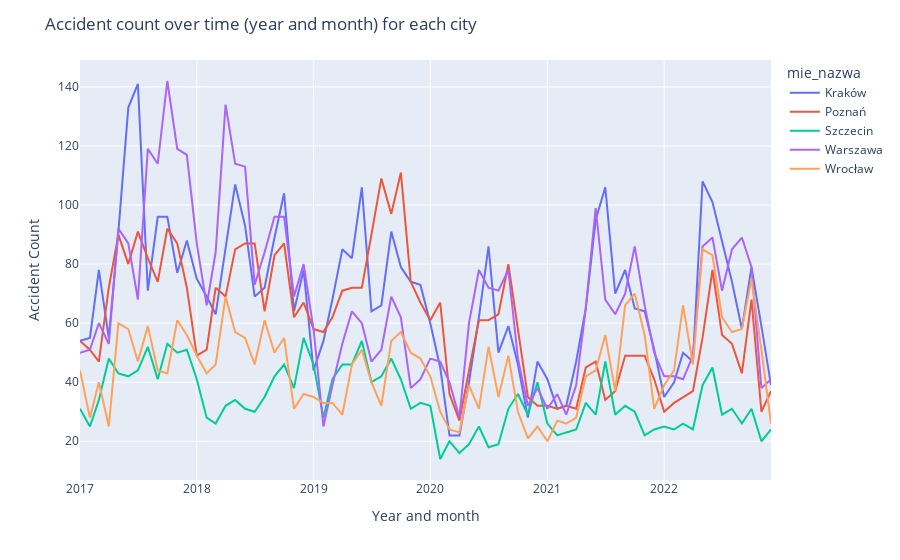

The notebook cell saved with this chart:
### Code cell
fig = px.line(accidents_count, x="year_month", y="accident_count", color="mie_nazwa")
fig.update_layout(
    title="Accident count over time (year and month) for each city",
    xaxis_title="Year and month",
    yaxis_title="Accident Count",
)
fig.show()

### Figure 1 — Plotly figure (JSON) as saved in the notebook; plotly's stock layout.template omitted (floating-point values rounded to 4 significant figures)
{"data": [{"hovertemplate": "mie_nazwa=Kraków<br>year_month=%{x}<br>accident_count=%{y}<extra></extra>", "legendgroup": "Kraków", "line": {"color": "#636efa", "dash": "solid"}, "marker": {"symbol": "circle"}, "mode": "lines", "name": "Kraków", "orientation": "v", "showlegend": true, "type": "scatter", "x": ["2017-1", "2017-2", "2017-3", "2017-4", "2017-5", "2017-6", "2017-7", "2017-8", "2017-9", "2017-10", "2017-11", "2017-12", "2018-1", "2018-2", "2018-3", "2018-4", "2018-5", "2018-6", "2018-7", "2018-8", "2018-9", "2018-10", "2018-11", "2018-12", "2019-1", "2019-2", "2019-3", "2019-4", "2019-5", "2019-6", "2019-7", "2019-8", "2019-9", "2019-10", "2019-11", "2019-12", "2020-1", "2020-2", "2020-3", "2020-4", "2020-5", "2020-6", "2020-7", "2020-8", "2020-9", "2020-10", "2020-11", "2020-12", "2021-1", "2021-2", "2021-3", "2021-4", "2021-5", "2021-6", "2021-7", "2021-8", "2021-9", "2021-10", "2021-11", "2021-12", "2022-1", "2022-2", "2022-3", "2022-4", "2022-5", "2022-6", "2022-7", "2022-8", "2022-9", "2022-10", "2022-11", "2022-12"], "xaxis": "x", "y": [54, 55, 78, 55, 91, 133, 141, 71, 96, 96, 77, 88, 75, 69, 63, 85, 107, 93, 69, 72, 89, 104, 64, 78, 44, 54, 68, 85, 82, 106, 64, 66, 91, 79, 74, 73, 60, 45, 22, 22, 40, 62, 86, 50, 59, 46, 28, 47, 41, 31, 32, 47, 65, 95, 106, 70, 78, 65, 64, 51, 35, 40, 50, 47, 108, 101, 88, 74, 58, 79, 59, 39], "yaxis": "y"}, {"hovertemplate": "mie_nazwa=Poznań<br>year_month=%{x}<br>accident_count=%{y}<extra></extra>", "legendgroup": "Poznań", "line": {"color": "#EF553B", "dash": "solid"}, "marker": {"symbol": "circle"}, "mode": "lines", "name": "Poznań", "orientation": "v", "showlegend": true, "type": "scatter", "x": ["2017-1", "2017-2", "2017-3", "2017-4", "2017-5", "2017-6", "2017-7", "2017-8", "2017-9", "2017-10", "2017-11", "2017-12", "2018-1", "2018-2", "2018-3", "2018-4", "2018-5", "2018-6", "2018-7", "2018-8", "2018-9", "2018-10", "2018-11", "2018-12", "2019-1", "2019-2", "2019-3", "2019-4", "2019-5", "2019-6", "2019-7", "2019-8", "2019-9", "2019-10", "2019-11", "2019-12", "2020-1", "2020-2", "2020-3", "2020-4", "2020-5", "2020-6", "2020-7", "2020-8", "2020-9", "2020-10", "2020-11", "2020-12", "2021-1", "2021-2", "2021-3", "2021-4", "2021-5", "2021-6", "2021-7", "2021-8", "2021-9", "2021-10", "2021-11", "2021-12", "2022-1", "2022-2", "2022-3", "2022-4", "2022-5", "2022-6", "2022-7", "2022-8", "2022-9", "2022-10", "2022-11", "2022-12"], "xaxis": "x", "y": [54, 51, 47, 72, 90, 80, 91, 82, 74, 92, 87, 72, 49, 51, 72, 69, 85, 87, 87, 64, 83, 87, 62, 67, 58, 57, 62, 71, 72, 72, 90, 109, 97, 111, 74, 67, 61, 67, 36, 27, 44, 61, 61, 63, 80, 57, 35, 32, 32, 31, 32, 31, 45, 47, 34, 37, 49, 49, 49, 41, 30, 33, 35, 37, 55, 78, 56, 53, 43, 68, 30, 37], "yaxis": "y"}, {"hovertemplate": "mie_nazwa=Szczecin<br>year_month=%{x}<br>accident_count=%{y}<extra></extra>", "legendgroup": "Szczecin", "line": {"color": "#00cc96", "dash": "solid"}, "marker": {"symbol": "circle"}, "mode": "lines", "name": "Szczecin", "orientation": "v", "showlegend": true, "type": "scatter", "x": ["2017-1", "2017-2", "2017-3", "2017-4", "2017-5", "2017-6", "2017-7", "2017-8", "2017-9", "2017-10", "2017-11", "2017-12", "2018-1", "2018-2", "2018-3", "2018-4", "2018-5", "2018-6", "2018-7", "2018-8", "2018-9", "2018-10", "2018-11", "2018-12", "2019-1", "2019-2", "2019-3", "2019-4", "2019-5", "2019-6", "2019-7", "2019-8", "2019-9", "2019-10", "2019-11", "2019-12", "2020-1", "2020-2", "2020-3", "2020-4", "2020-5", "2020-6", "2020-7", "2020-8", "2020-9", "2020-10", "2020-11", "2020-12", "2021-1", "2021-2", "2021-3", "2021-4", "2021-5", "2021-6", "2021-7", "2021-8", "2021-9", "2021-10", "2021-11", "2021-12", "2022-1", "2022-2", "2022-3", "2022-4", "2022-5", "2022-6", "2022-7", "2022-8", "2022-9", "2022-10", "2022-11", "2022-12"], "xaxis": "x", "y": [31, 25, 34, 48, 43, 42, 44, 52, 41, 53, 50, 51, 41, 28, 26, 32, 34, 31, 30, 35, 42, 46, 38, 55, 46, 28, 41, 46, 46, 54, 40, 42, 48, 41, 31, 33, 32, 14, 20, 16, 19, 25, 18, 19, 31, 36, 29, 40, 26, 22, 23, 24, 33, 29, 47, 29, 32, 30, 22, 24, 25, 24, 26, 24, 39, 45, 29, 31, 26, 31, 20, 24], "yaxis": "y"}, {"hovertemplate": "mie_nazwa=Warszawa<br>year_month=%{x}<br>accident_count=%{y}<extra></extra>", "legendgroup": "Warszawa", "line": {"color": "#ab63fa", "dash": "solid"}, "marker": {"symbol": "circle"}, "mode": "lines", "name": "Warszawa", "orientation": "v", "showlegend": true, "type": "scatter", "x": ["2017-1", "2017-2", "2017-3", "2017-4", "2017-5", "2017-6", "2017-7", "2017-8", "2017-9", "2017-10", "2017-11", "2017-12", "2018-1", "2018-2", "2018-3", "2018-4", "2018-5", "2018-6", "2018-7", "2018-8", "2018-9", "2018-10", "2018-11", "2018-12", "2019-1", "2019-2", "2019-3", "2019-4", "2019-5", "2019-6", "2019-7", "2019-8", "2019-9", "2019-10", "2019-11", "2019-12", "2020-1", "2020-2", "2020-3", "2020-4", "2020-5", "2020-6", "2020-7", "2020-8", "2020-9", "2020-10", "2020-11", "2020-12", "2021-1", "2021-2", "2021-3", "2021-4", "2021-5", "2021-6", "2021-7", "2021-8", "2021-9", "2021-10", "2021-11", "2021-12", "2022-1", "2022-2", "2022-3", "2022-4", "2022-5", "2022-6", "2022-7", "2022-8", "2022-9", "2022-10", "2022-11", "2022-12"], "xaxis": "x", "y": [50, 51, 60, 53, 92, 87, 68, 119, 114, 142, 119, 117, 87, 66, 84, 134, 114, 113, 73, 84, 96, 96, 69, 80, 58, 25, 39, 53, 64, 60, 47, 51, 69, 62, 38, 41, 48, 47, 40, 28, 60, 78, 72, 71, 78, 48, 32, 38, 31, 36, 29, 39, 65, 99, 68, 63, 70, 86, 66, 50, 42, 42, 41, 49, 86, 89, 71, 85, 89, 79, 38, 41], "yaxis": "y"}, {"hovertemplate": "mie_nazwa=Wrocław<br>year_month=%{x}<br>accident_count=%{y}<extra></extra>", "legendgroup": "Wrocław", "line": {"color": "#FFA15A", "dash": "solid"}, "marker": {"symbol": "circle"}, "mode": "lines", "name": "Wrocław", "orientation": "v", "showlegend": true, "type": "scatter", "x": ["2017-1", "2017-2", "2017-3", "2017-4", "2017-5", "2017-6", "2017-7", "2017-8", "2017-9", "2017-10", "2017-11", "2017-12", "2018-1", "2018-2", "2018-3", "2018-4", "2018-5", "2018-6", "2018-7", "2018-8", "2018-9", "2018-10", "2018-11", "2018-12", "2019-1", "2019-2", "2019-3", "2019-4", "2019-5", "2019-6", "2019-7", "2019-8", "2019-9", "2019-10", "2019-11", "2019-12", "2020-1", "2020-2", "2020-3", "2020-4", "2020-5", "2020-6", "2020-7", "2020-8", "2020-9", "2020-10", "2020-11", "2020-12", "2021-1", "2021-2", "2021-3", "2021-4", "2021-5", "2021-6", "2021-7", "2021-8", "2021-9", "2021-10", "2021-11", "2021-12", "2022-1", "2022-2", "2022-3", "2022-4", "2022-5", "2022-6", "2022-7", "2022-8", "2022-9", "2022-10", "2022-11", "2022-12"], "xaxis": "x", "y": [44, 28, 40, 25, 60, 58, 47, 59, 44, 43, 61, 56, 49, 43, 46, 69, 57, 55, 46, 61, 50, 55, 31, 36, 35, 33, 33, 29, 46, 51, 40, 32, 54, 57, 50, 48, 42, 30, 24, 23, 39, 31, 52, 35, 49, 30, 21, 25, 20, 27, 26, 28, 42, 44, 56, 37, 66, 70, 56, 31, 39, 44, 66, 46, 85, 83, 62, 57, 58, 75, 51, 26], "yaxis": "y"}], "layout": {"legend": {"title": {"text": "mie_nazwa"}, "tracegroupgap": 0}, "margin": {"t": 60}, "title": {"text": "Accident count over time (year and month) for each city"}, "xaxis": {"anchor": "y", "domain": [0, 1], "title": {"text": "Year and month"}}, "yaxis": {"anchor": "x", "domain": [0, 1], "title": {"text": "Accident Count"}}}}
